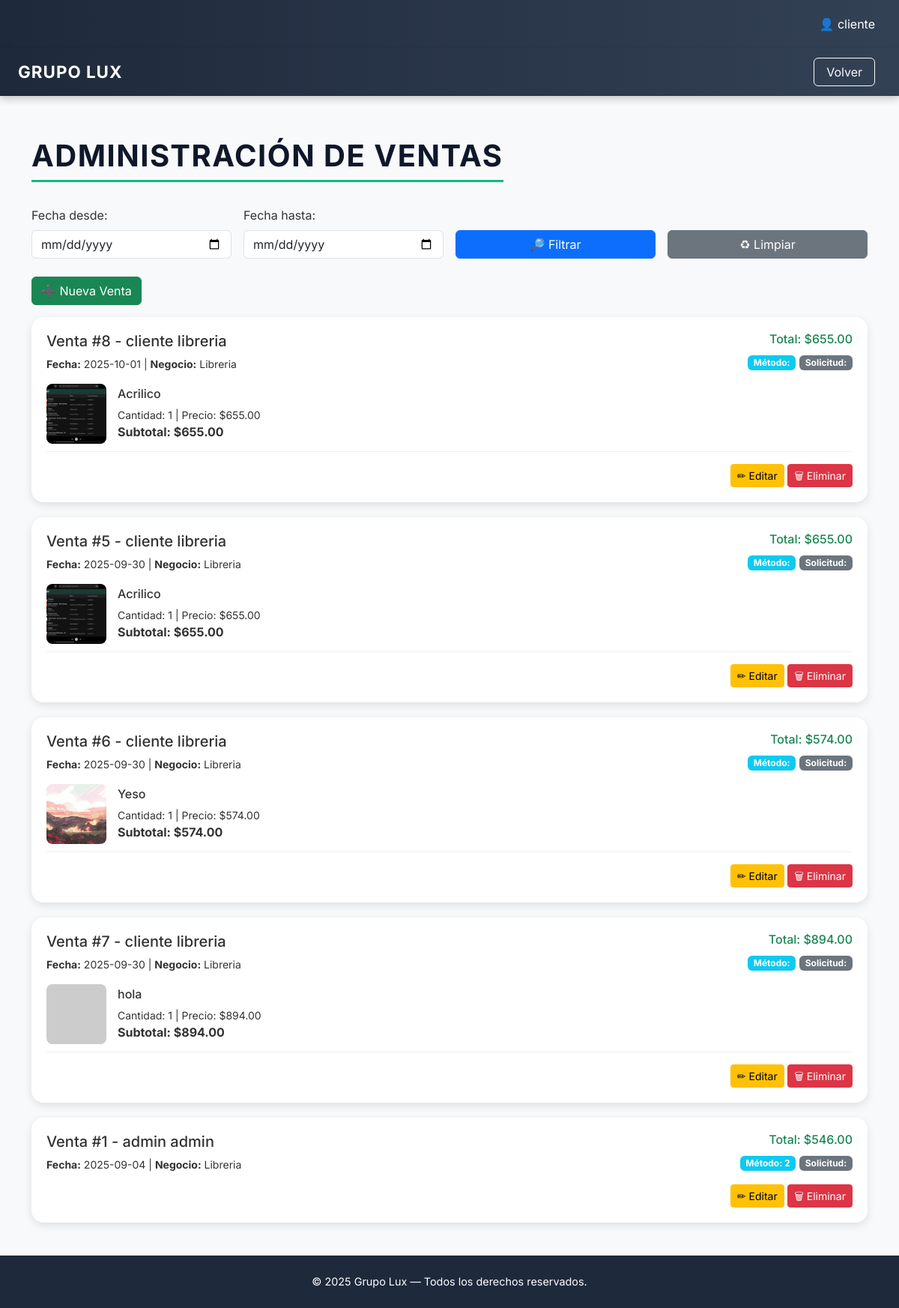
Page /libreria/ventas/ventas_listar.php (signed in) on the committed database.
### tables this page shows
CREATE TABLE `ventas` (
  `id_venta` int(11) NOT NULL,
  `id_negocio` int(11) DEFAULT NULL,
  `id_usuario` int(11) DEFAULT NULL,
  `fecha` date DEFAULT NULL,
  `total` varchar(255) DEFAULT NULL,
  `metodo_pago` varchar(255) DEFAULT NULL,
  `solicitud` varchar(255) DEFAULT NULL
);

CREATE TABLE `negocios` (
  `id_negocio` int(11) NOT NULL,
  `nombre` varchar(255) DEFAULT NULL,
  `descripcion` text DEFAULT NULL
);

CREATE TABLE `ventas_detalle` (
  `id_detalle` int(11) NOT NULL,
  `id_venta` int(11) NOT NULL,
  `id_producto` int(11) NOT NULL,
  `cantidad` int(11) NOT NULL DEFAULT 1,
  `precio_unitario` decimal(10,2) NOT NULL,
  `subtotal` double NOT NULL DEFAULT 0
);

CREATE TABLE `productos` (
  `id_producto` int(11) NOT NULL,
  `id_negocio` int(11) DEFAULT NULL,
  `nombre` varchar(255) DEFAULT NULL,
  `descripcion` text DEFAULT NULL,
  `precio` varchar(255) DEFAULT NULL,
  `stock` int(11) DEFAULT NULL,
  `categoria` varchar(255) DEFAULT NULL
);

### libreria/ventas/ventas_listar.php (the view, shortened to what this page needs)
<?php
include '../../backend/header.php';
include("../../backend/conexion.php");
function resolveImageUrl($ruta) {
    $ruta = str_replace('\\', '/', trim($ruta));
    $rutaSinUploads = preg_replace('#^uploads/#i', '', $ruta);
    $carpetaFisica = __DIR__ . '/../../imagenes/';
    $nombreArchivo = ltrim($rutaSinUploads, '/');
    $rutaEnDisco = $carpetaFisica . $nombreArchivo;
    if (file_exists($rutaEnDisco)) {
        $parts = explode('/', $nombreArchivo);
        $parts[count($parts) - 1] = rawurlencode($parts[count($parts) - 1]);
        return '../../imagenes/' . implode('/', $parts);
    }
    $nombreAltern = str_replace(' ', '_', $nombreArchivo);
    $decoded = urldecode($nombreArchivo);
    return 'https://via.placeholder.com/80';
}
$fecha_desde = $_GET['fecha_desde'] ?? '';
$fecha_hasta = $_GET['fecha_hasta'] ?? '';
$sql = "SELECT v.id_venta, v.fecha, v.total, v.metodo_pago, v.solicitud,
               n.nombre AS negocio,
               CONCAT(u.nombre, ' ', u.apellido) AS usuario
        FROM ventas v
        LEFT JOIN negocios n ON v.id_negocio = n.id_negocio
        LEFT JOIN usuarios u ON v.id_usuario = u.id_usuario
        WHERE 1=1";
$sql .= " ORDER BY v.fecha DESC";
$stmtMain = $conn->prepare($sql);
$stmtMain->execute();
$ventas = $stmtMain->get_result();
?>
<!DOCTYPE html>
<html lang="es">
<head>
  <link href="https://cdn.jsdelivr.net/npm/bootstrap@5.3.3/dist/css/bootstrap.min.css" rel="stylesheet">
</head>
<body>
  <nav class="navbar navbar-dark px-4">
    <a class="navbar-brand text-white" href="#">GRUPO LUX</a>
    <div class="ms-auto">
      <a href="../dashboard.php" class="btn btn-outline-light me-2 px-3">Volver</a>
    </div>
  </nav>
  <main>
    <div class="container py-4">
      <h1 class="dashboard-title">Administración de Ventas</h1>
      <form method="get" class="row g-3 mb-4" id="filtrosForm">
        <div class="col-md-3">
          <label for="fecha_desde" class="form-label">Fecha desde:</label>
          <input type="date" id="fecha_desde" name="fecha_desde" class="form-control" value="<?= htmlspecialchars($fecha_desde) ?>">
        </div>
        <div class="col-md-3">
          <label for="fecha_hasta" class="form-label">Fecha hasta:</label>
          <input type="date" id="fecha_hasta" name="fecha_hasta" class="form-control" value="<?= htmlspecialchars($fecha_hasta) ?>">
        </div>
        <div class="col-md-3 d-flex align-items-end">
          <button type="submit" class="btn btn-primary w-100">🔎 Filtrar</button>
        </div>
        <div class="col-md-3 d-flex align-items-end">
          <button type="button" class="btn btn-secondary w-100 mt-2" id="btnLimpiar">♻ Limpiar</button>
        </div>
      </form>
      <div class="mb-3">
        <a href="ventas_form.php" class="btn btn-success">➕ Nueva Venta</a>
      </div>
      <?php if ($ventas->num_rows > 0) { ?>
        <?php while ($venta = $ventas->fetch_assoc()) { ?>
          <div class="venta-card">
            <div class="d-flex justify-content-between mb-3">
              <div>
                <h5>Venta #<?= $venta['id_venta'] ?> - <?= htmlspecialchars($venta['usuario']) ?></h5>
                <small><b>Fecha:</b> <?= $venta['fecha'] ?> | <b>Negocio:</b> <?= htmlspecialchars($venta['negocio']) ?></small>
              </div>
              <div class="text-end">
                <h6 class="text-success">Total: $<?= number_format($venta['total'], 2) ?></h6>
                <span class="badge bg-info">Método: <?= htmlspecialchars($venta['metodo_pago']) ?></span>
                <span class="badge bg-secondary">Solicitud: <?= htmlspecialchars($venta['solicitud']) ?></span>
              </div>
            </div>
            <?php
            $sqlDetalle = "SELECT d.cantidad, d.precio_unitario, p.nombre,
                                (SELECT ruta FROM productos_imagenes WHERE id_producto = p.id_producto ORDER BY id_imagen ASC LIMIT 1) AS imagen
                         FROM ventas_detalle d
                         INNER JOIN productos p ON d.id_producto = p.id_producto
                         WHERE d.id_venta = ?";
            $stmt = $conn->prepare($sqlDetalle);
            $stmt->bind_param("i", $venta['id_venta']);
            $stmt->execute();
            $detalle = $stmt->get_result();
            ?>
            <?php while ($prod = $detalle->fetch_assoc()) {
              $imgSrc = resolveImageUrl($prod['imagen']);
            ?>
              <div class="producto-item">
                <img src="<?= htmlspecialchars($imgSrc) ?>" alt="Producto">
                <div>
                  <h6><?= htmlspecialchars($prod['nombre']) ?></h6>
                  <small>Cantidad: <?= (int)$prod['cantidad'] ?> | Precio: $<?= number_format($prod['precio_unitario'], 2) ?></small><br>
                  <?php $subtotal = $prod['cantidad'] * $prod['precio_unitario']; ?>
                  <b>Subtotal: $<?= number_format($subtotal, 2) ?></b>
                </div>
              </div>
            <?php } ?>
            <div class="mt-3 text-end">
              <a href="ventas_form.php?id=<?= $venta['id_venta'] ?>" class="btn btn-sm btn-warning">✏ Editar</a>
              <a href="ventas_borrar.php?id=<?= $venta['id_venta'] ?>" class="btn btn-sm btn-danger" onclick="return confirm('¿Eliminar esta venta?')">🗑 Eliminar</a>
            </div>
          </div>
        <?php } ?>
      <?php } else { ?>
        <div class="alert alert-info">⚠️ No hay ventas registradas en este rango de fechas.</div>
      <?php } ?>
    </div>
  </main>
  <footer>
    © <?= date("Y"); ?> Grupo Lux — Todos los derechos reservados.
  </footer>
</body>
</html>

### backend/header.php (shortened to what this page needs)
<nav class="navbar navbar-expand-lg navbar-dark bg-dark px-3">
  <div class="collapse navbar-collapse">
    <ul class="navbar-nav ms-auto">
      <li class="nav-item me-3 text-white">
        👤 <?= htmlspecialchars($_SESSION['nombre']) ?>
      </li>
    </ul>
  </div>
</nav>

### libreria/ventas/ventas_listar.php (style rules this page uses)
html, body { height: 100%; margin: 0; }
body { font-family: 'Inter', sans-serif; background-color: #f8f9fa; color: #333; display: flex; flex-direction: column; }
main { flex: 1; }
.navbar { background: linear-gradient(90deg, #1e293b, #334155); box-shadow: 0 4px 10px rgba(0, 0, 0, 0.2); min-height: 64px; }
.navbar-brand { font-weight: 700; font-size: 1.4rem; color: #fff !important; letter-spacing: 1px; }
.dashboard-title { font-weight: 700; color: #0f172a; margin-top: 2rem; margin-bottom: 2rem; text-transform: uppercase; letter-spacing: 1.5px; border-bottom: 3px solid #10b981; display: inline-block; padding-bottom: 0.5rem; }
.venta-card { border: none; border-radius: 16px; padding: 20px; margin-bottom: 20px; background: #ffffff; box-shadow: 0 4px 12px rgba(0,0,0,0.1); }
.producto-item { display: flex; align-items: center; margin-bottom: 15px; border-bottom: 1px solid #eee; padding-bottom: 10px; }
.producto-item img { width: 80px; height: 80px; object-fit: cover; border-radius: 8px; margin-right: 15px; }
footer { text-align: center; padding: 1.5rem 0; background: #1e293b; color: #fff; font-size: 0.9rem; margin-top: auto; }

### rows in the picture
ventas: id_venta "8", usuario "cliente libreria", fecha "2025-10-01", id_negocio.nombre "Libreria", total "655.00"
ventas_detalle: id_producto.nombre "Acrilico", cantidad "1", precio_unitario "655.00"
ventas: id_venta "5", usuario "cliente libreria", fecha "2025-09-30", id_negocio.nombre "Libreria", total "655.00"
ventas_detalle: id_producto.nombre "Acrilico", cantidad "1", precio_unitario "655.00"
ventas: id_venta "6", usuario "cliente libreria", fecha "2025-09-30", id_negocio.nombre "Libreria", total "574.00"
ventas_detalle: shows a picture, id_producto.nombre "Yeso", cantidad "1", precio_unitario "574.00"
ventas: id_venta "7", usuario "cliente libreria", fecha "2025-09-30", id_negocio.nombre "Libreria", total "894.00"
ventas_detalle: id_producto.nombre "hola", cantidad "1", precio_unitario "894.00"
ventas: id_venta "1", usuario "admin admin", fecha "2025-09-04", id_negocio.nombre "Libreria", total "546.00", metodo_pago "2"

### other values in the picture
$_SESSION['nombre'] "cliente"
